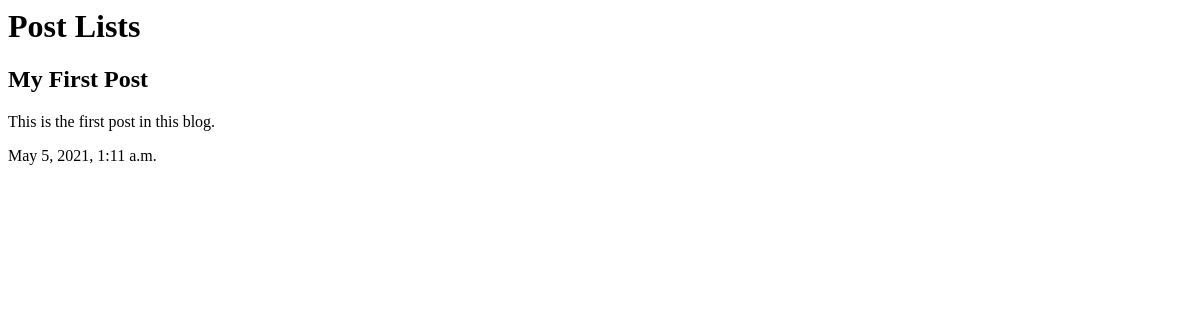
Before: / with the older database file.
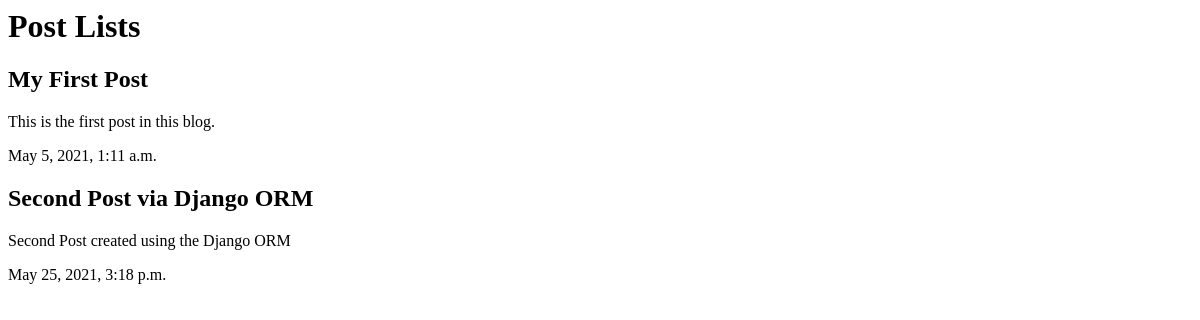
After: the same page with the newer database file.
### blog/models.py (models this page shows, shortened)
class Post(models.Model):
    author = models.ForeignKey(settings.AUTH_USER_MODEL, on_delete=models.CASCADE)
    title = models.CharField(max_length=200)
    text = models.TextField()
    created_date = models.DateTimeField(default=timezone.now)
    published_date = models.DateTimeField(blank=True, null=True)

### blog/views.py (the view)
# urls.py: path('', views.post_list, name="post_list"),
def post_list(request):
    posts = Post.objects.order_by('created_date')
    return render(request, 'blog/post_list.html', {'posts': posts})

### blog/templates/blog/post_list.html
<div>
    <h1>Post Lists</h1>
</div>
{% for post in posts %}
<div>
    <h2>{{ post.title }}</h2>
    <p>{{ post.text }}</p>
    <p>{{ post.created_date }}</p>
</div>
{% endfor %}

Changed rows visible on the page:
added Post: title "Second Post via Django ORM", text "Second Post created using the Django ORM", created_date "May 25, 2021, 3:18 p.m."
